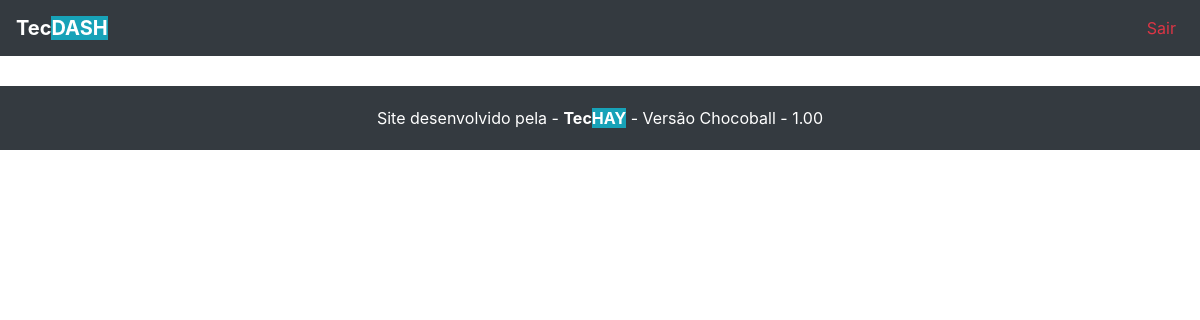
The page /dashboard/list_product on the database as committed earlier.
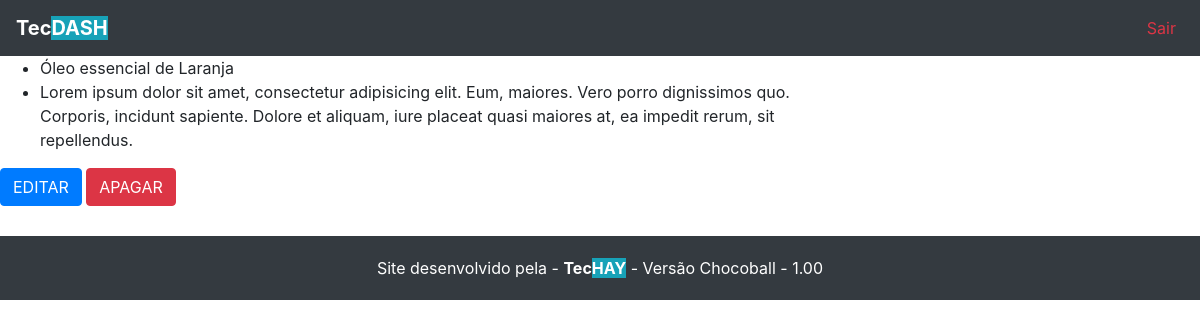
The same page on the database as committed later.
### principal/models.py (models this page shows, shortened)
class Product(models.Model):
	name = models.CharField(max_length=255)
	price = models.IntegerField(null=True, blank=True)
	ingredients = models.ManyToManyField(Ingredients, blank=True)
	image = models.ImageField(upload_to='image', null=True)
	details = models.TextField(null=True)

### principal/views.py (the view)
# urls.py: path('list_product', views.list_product, name="list_product"),
def list_product(request):
  data = {}
  products = Product.objects.all()
  data['products'] = products
  return render(request, 'dashboard/product/list-product.html', data)

### principal/templates/dashboard/product/list-product.html
{% extends "base.html" %}
{% block conteudo %}
<div class="content">
	<div class="row">
		{% for product in products %}
		<div class="col-8">
			<ul>
				<li>{{product.name}}</li>
				<li>{{product.details}}</li>
			</ul>
			<a href="{% url 'edit_product' product.pk %}" class="btn btn-primary">EDITAR</a>
			<a href="{% url 'delete_product' product.pk %}" class="btn btn-danger">APAGAR</a>
		</div>
		{% endfor %}
	</div>
</div>
{% endblock %}

Rows that differ between the two databases and show on the page:
added Product: name "Óleo essencial de Laranja", details "Lorem ipsum dolor sit amet, consectetur adipisicing elit. Eum, maiores. Vero porro dignissimos quo. Corporis, incidunt sapiente. Dolore et aliquam, iure placeat quasi maiores at, ea impedit rerum, sit repellendus."
